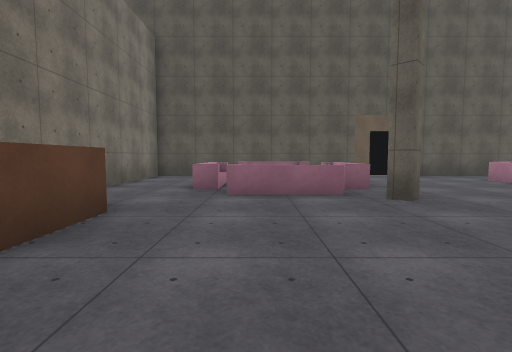
[1] (above)

18 first-person views from a walk through a 3-D level made in the Unity game engine. The camera is 1.3 m above the floor, tilts 4° down and sees 85° across. Doors are open. The floor is counted in squares, 2 m on a side. Each view is taken from the middle of a square. On the plan, view 1 faces up. The plan holds only what a view shows up to about 9 squares ahead; the rest is blank. The place goes on beyond the plan. Surface patterns are stand-ins for the level's own textures.

[2]
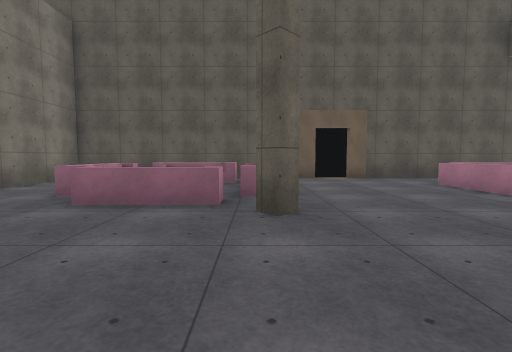

[3]
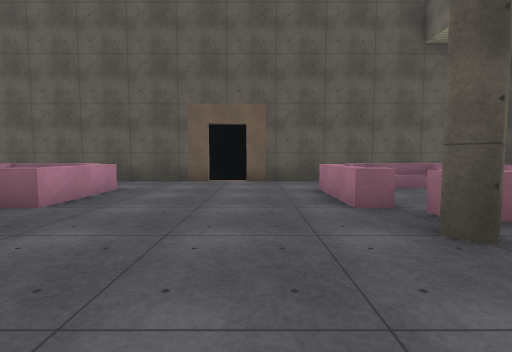

[4]
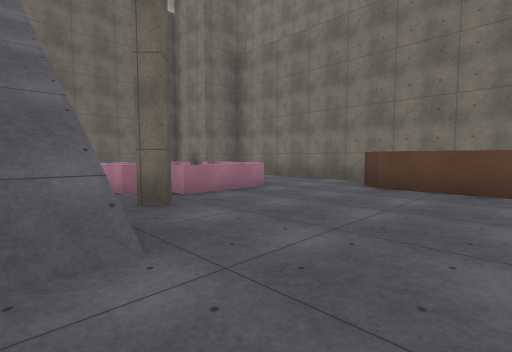

[5]
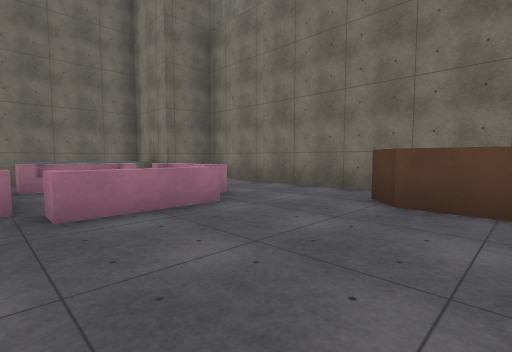

[6]
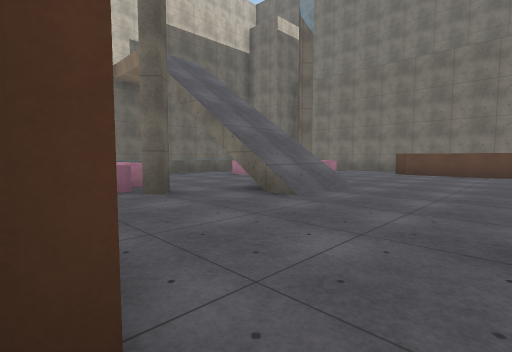

[7]
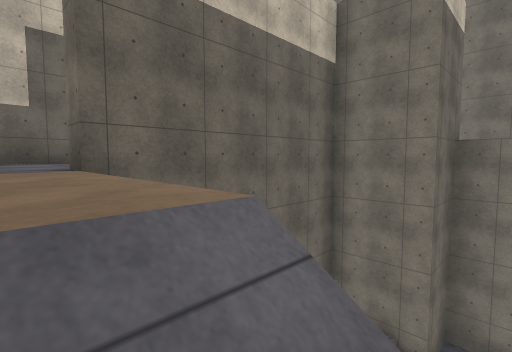

[8]
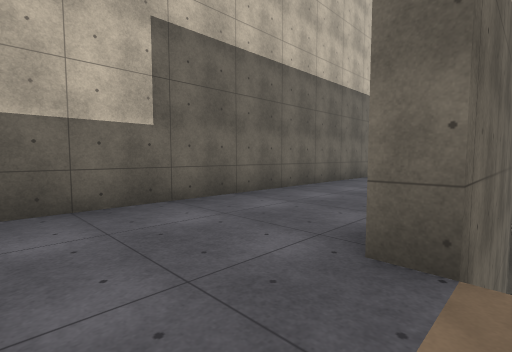

[9]
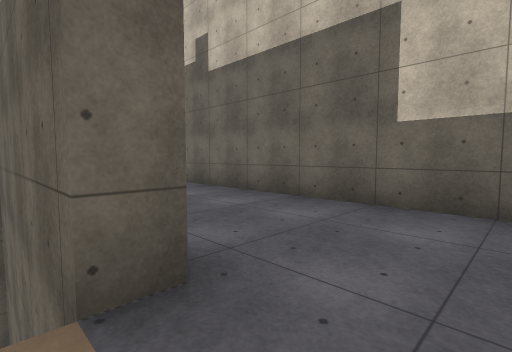

[10]
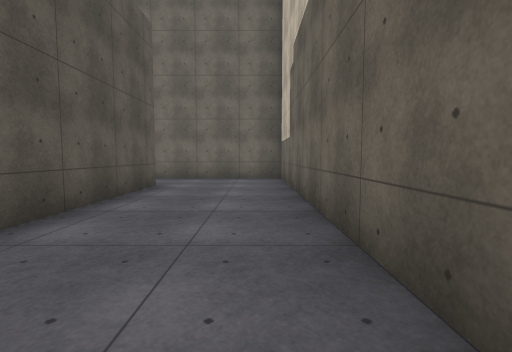

[11]
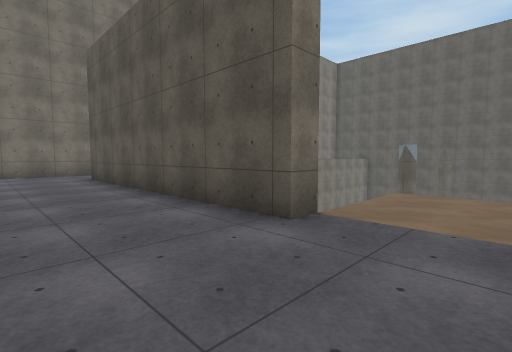

[12]
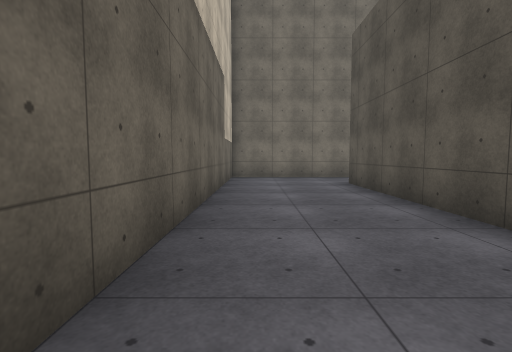

[13]
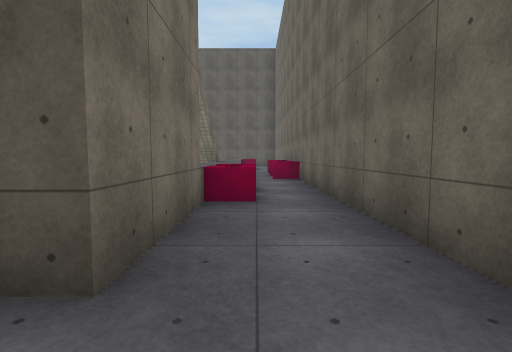

[14]
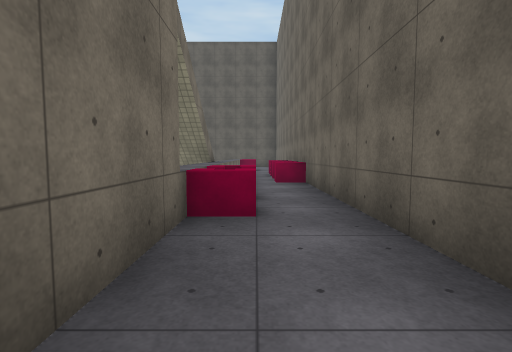

[15]
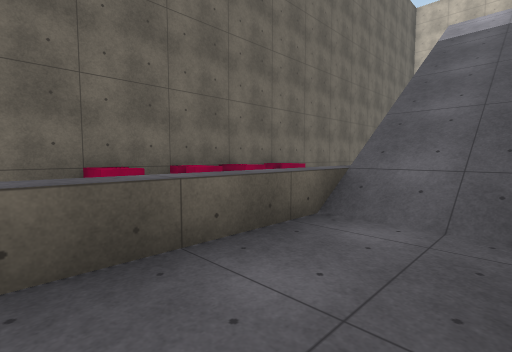

[16]
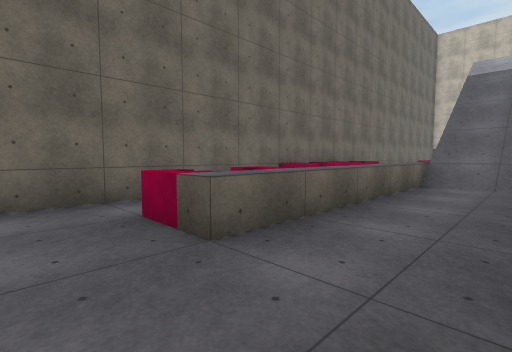

[17]
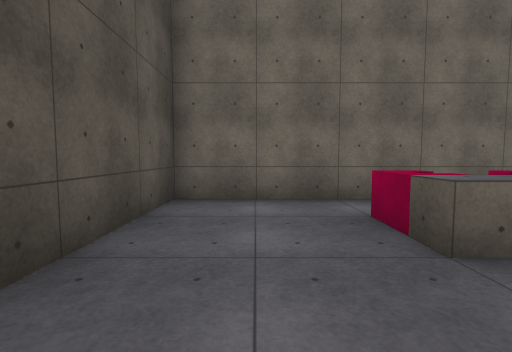

[18]
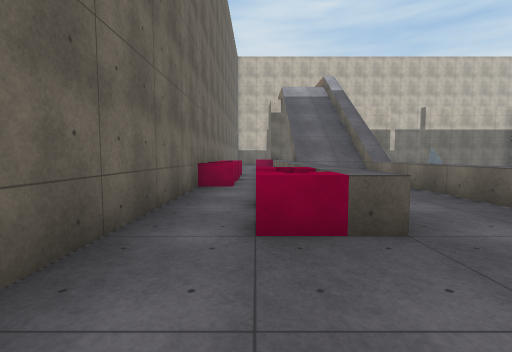

### Floor plan
Key: @ floor where view 1 was taken; # wall or solid block; . main floor; : floor 0.5 m higher than the main floor; + floor 1 m higher than the main floor; * floor 8 m higher than the main floor; % floor 9 m higher than the main floor; & floor 16 m higher than the main floor; / step, stairs or slope; D open door; = window, fence, low wall or low ledge; ^ raised ledge; C chair; O other object.
Columns run from 6 left of view 1 to 15 right of it. Each row starts with its distance up from view 1.
 10   ####################
  9    ..   ......   ****#
  8    .. OO.....O+O/****#
  7    ..O .O...OO.O///C*#
  6    ..+ .:...... /*=**#
  5    ...O:.....O  /*%C*#
  4     ....#....#../*%**#
  3     ^..........^**%*C#
  2     ^..........^**%**#
  1     ^....///...^///*C
  0    ...@..///....///*#
 -1    ...OOO///.O O///*C
 -2    ..O .O.//OO  ///**#
 -3    ..  .:.//    ///C*#
 -4 #  .  O.+.//    ///**#
 -5 #  .    ..**     &#C*#
 -6 #  ##^^^^^**      #**#
 -7 #* ######^**^##^  #**#
 -8 #*********DD*********#
 -9 #********************#
-10 #********************#
-11 ######################

Where each view was taken, in squares from view 1:
view 1: 0 up, 0 right, facing up
view 2: 1 up, 2 right, facing up
view 3: 2 up, 5 right, facing up
view 4: 3 up, 4 right, facing down-left
view 5: 2 up, 2 right, facing down-left
view 6: 4 up, 9 right, facing down-left
view 7: 4 down, 4 right, facing down-left
view 8: 7 down, 5 right, facing down-left
view 9: 7 down, 4 right, facing down-right
view 10: 10 down, 6 right, facing right
view 11: 10 down, 5 right, facing up-left
view 12: 10 down, 3 right, facing left
view 13: 9 down, 13 right, facing up
view 14: 8 down, 13 right, facing up
view 15: 4 up, 10 right, facing down-right
view 16: 8 up, 10 right, facing down-right
view 17: 8 up, 10 right, facing right
view 18: 9 up, 13 right, facing down
